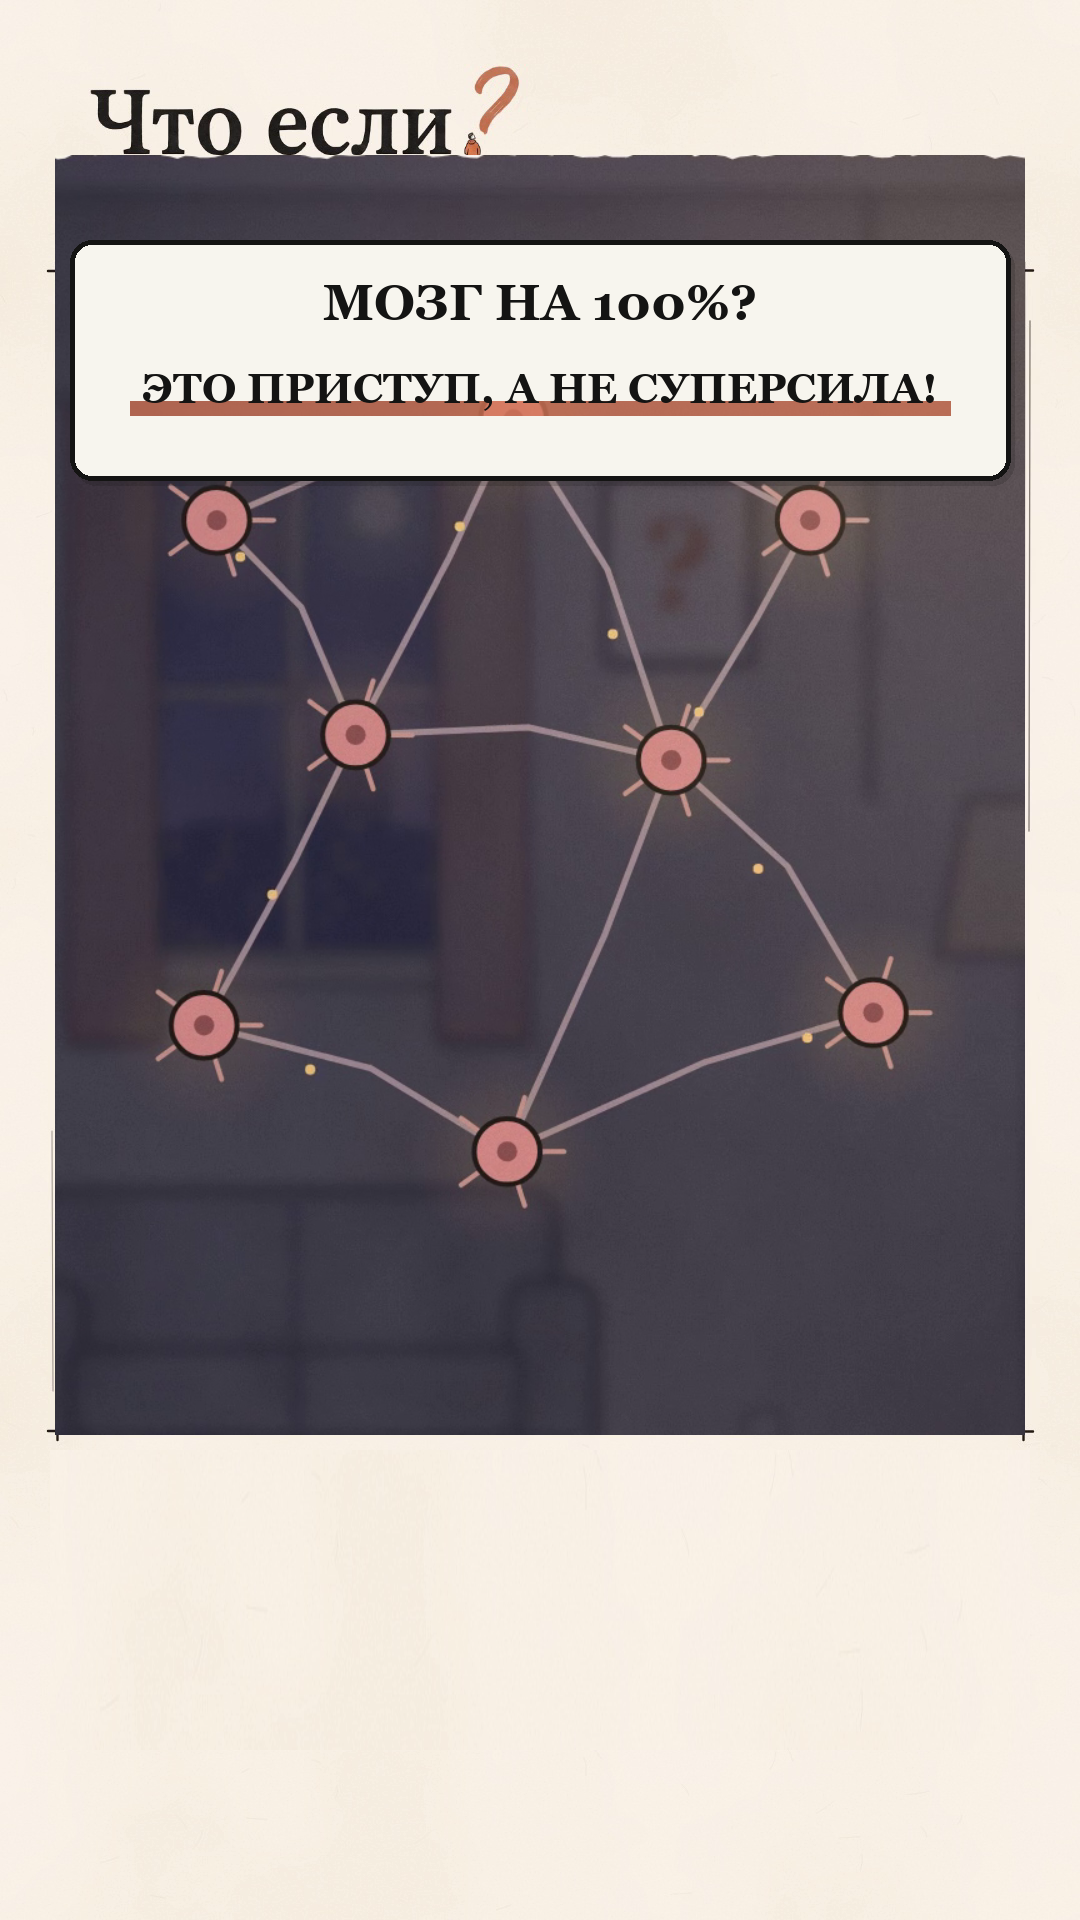

Write Python code to recreate this figure.
import cv2
import numpy as np
from PIL import Image, ImageDraw, ImageFont

base = cv2.imread('work/tmp/brain_scene4_ref.png')
h, w = base.shape[:2]

iy0, iy1 = 155, 1435
ix0, ix1 = 55, 1025
inner = base[iy0:iy1, ix0:ix1]
ih, iw = inner.shape[:2]

zoom_scale = 1.25
src_w = int(round(iw / zoom_scale))
src_h = int(round(ih / zoom_scale))
icx, icy = iw // 2, ih // 2
x0 = max(0, min(iw - src_w, icx - src_w // 2))
y0 = max(0, min(ih - src_h, icy - src_h // 2))

cropped = inner[y0:y0+src_h, x0:x0+src_w]
zoomed_inner = cv2.resize(cropped, (iw, ih), interpolation=cv2.INTER_LINEAR)

frame_comp = base.copy()
frame_comp[iy0:iy1, ix0:ix1] = zoomed_inner

# Cover bottom subtitle completely: y = 1450 to 1750
# Take paper texture from y=1750..1900
paper_sample = base[1750:1880, 50:1030]
# Tile or resize patch to cover y=1450..1750 (height 300)
patch_full = cv2.resize(paper_sample, (980, 300), interpolation=cv2.INTER_LINEAR)
frame_comp[1450:1750, 50:1030] = patch_full

# Card placed at y=240..480
hook_card = Image.new('RGBA', (w, h), (0, 0, 0, 0))
draw = ImageDraw.Draw(hook_card)
cx0, cy0, cx1, cy1 = 70, 240, 1010, 480
draw.rounded_rectangle([cx0+4, cy0+5, cx1+4, cy1+5], radius=22, fill=(20, 20, 19, 45))
draw.rounded_rectangle([cx0, cy0, cx1, cy1], radius=22, fill=(247, 245, 238, 255), outline=(20, 20, 19, 255), width=5)

font_path_bold = 'C:/Windows/Fonts/georgiab.ttf'
f1 = ImageFont.truetype(font_path_bold, 50)
f2 = ImageFont.truetype(font_path_bold, 42)
t1_text = "МОЗГ НА 100%?"
t2_text = "ЭТО ПРИСТУП, А НЕ СУПЕРСИЛА!"

bb1 = f1.getbbox(t1_text)
w1 = bb1[2] - bb1[0]
x1 = (w - w1) // 2
y1 = cy0 + 34

bb2 = f2.getbbox(t2_text)
w2 = bb2[2] - bb2[0]
x2 = (w - w2) // 2
y2 = cy0 + 124

draw.line([x2 - 12, y2 + 44, x2 + w2 + 12, y2 + 44], fill=(217, 119, 87, 190), width=15)
draw.text((x1, y1), t1_text, fill=(20, 20, 19, 255), font=f1)
draw.text((x2, y2), t2_text, fill=(20, 20, 19, 255), font=f2)

card_np = np.array(hook_card)
alpha = card_np[:, :, 3] / 255.0
ov_bgr = card_np[:, :, :3][:, :, ::-1]
alpha_3d = alpha[:, :, np.newaxis]
res = (frame_comp * (1.0 - alpha_3d) + ov_bgr * alpha_3d).astype(np.uint8)

cv2.imwrite('work/tmp/test_perfect_hook.png', res)
print("Saved test_perfect_hook.png")
